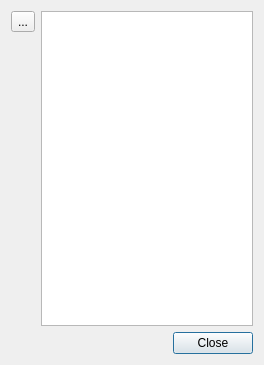
<?xml version="1.0" encoding="UTF-8"?>
<ui version="4.0">
 <class>PosTypeDialog</class>
 <widget class="QDialog" name="PosTypeDialog">
  <property name="geometry">
   <rect>
    <x>0</x>
    <y>0</y>
    <width>264</width>
    <height>365</height>
   </rect>
  </property>
  <property name="windowTitle">
   <string>Типы рабочих мест</string>
  </property>
  <property name="windowIcon">
   <iconset resource="../resource.qrc">
    <normaloff>:/Images/device.png</normaloff>:/Images/device.png</iconset>
  </property>
  <layout class="QGridLayout" name="gridLayout">
   <item row="0" column="0" alignment="Qt::AlignTop">
    <widget class="QToolButton" name="toolButtonAdd">
     <property name="toolTip">
      <string>Добавить контакт</string>
     </property>
     <property name="text">
      <string>...</string>
     </property>
     <property name="icon">
      <iconset resource="../resource.qrc">
       <normaloff>:/Images/addIcon.png</normaloff>:/Images/addIcon.png</iconset>
     </property>
     <property name="shortcut">
      <string>Ins</string>
     </property>
    </widget>
   </item>
   <item row="0" column="1">
    <widget class="QListView" name="listView">
     <property name="font">
      <font>
       <pointsize>12</pointsize>
      </font>
     </property>
     <property name="alternatingRowColors">
      <bool>true</bool>
     </property>
    </widget>
   </item>
   <item row="1" column="0" colspan="2">
    <widget class="QDialogButtonBox" name="buttonBox">
     <property name="standardButtons">
      <set>QDialogButtonBox::Close</set>
     </property>
    </widget>
   </item>
  </layout>
 </widget>
 <resources>
  <include location="../resource.qrc"/>
 </resources>
 <connections/>
</ui>
